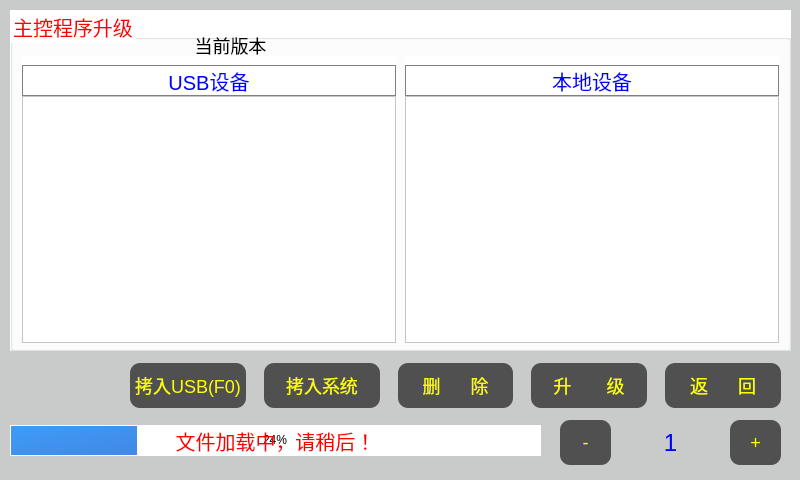
<?xml version="1.0" encoding="UTF-8"?>
<ui version="4.0">
 <class>controlUI</class>
 <widget class="QDialog" name="controlUI">
  <property name="geometry">
   <rect>
    <x>0</x>
    <y>0</y>
    <width>800</width>
    <height>480</height>
   </rect>
  </property>
  <property name="windowTitle">
   <string>Dialog</string>
  </property>
  <property name="styleSheet">
   <string notr="true">QWidget{
background-color: rgb(201, 202, 202);
}
QPushButton{
border-radius:10;
background-color: rgb(80, 80, 80);
font-size:18px;
color:rgb(255, 255, 0);
}
QPushButton::pressed{
background-color: rgb(120, 120, 120);
}</string>
  </property>
  <widget class="QGroupBox" name="groupBox">
   <property name="geometry">
    <rect>
     <x>10</x>
     <y>10</y>
     <width>781</width>
     <height>341</height>
    </rect>
   </property>
   <property name="styleSheet">
    <string notr="true">QGroupBox{background-color: rgb(255, 255, 255);font-size:20px;color:red;}</string>
   </property>
   <property name="title">
    <string>主控程序升级</string>
   </property>
   <layout class="QHBoxLayout" name="horizontalLayout">
    <property name="spacing">
     <number>9</number>
    </property>
    <property name="topMargin">
     <number>16</number>
    </property>
    <property name="bottomMargin">
     <number>5</number>
    </property>
    <item>
     <widget class="QWidget" name="widget_usb" native="true">
      <property name="styleSheet">
       <string notr="true">background-color: rgb(255, 255, 255);
font-size:20px;</string>
      </property>
      <layout class="QVBoxLayout" name="verticalLayout">
       <property name="spacing">
        <number>0</number>
       </property>
       <property name="leftMargin">
        <number>0</number>
       </property>
       <property name="rightMargin">
        <number>0</number>
       </property>
       <property name="bottomMargin">
        <number>0</number>
       </property>
       <item>
        <widget class="QPushButton" name="usbMesg_pb">
         <property name="minimumSize">
          <size>
           <width>0</width>
           <height>31</height>
          </size>
         </property>
         <property name="maximumSize">
          <size>
           <width>16777215</width>
           <height>31</height>
          </size>
         </property>
         <property name="styleSheet">
          <string notr="true">QPushButton{font-size:20px;color:blue;
border:1px solid gray;
border-radius:0px;}
QPushButton::checked{color:red;}</string>
         </property>
         <property name="text">
          <string>USB设备</string>
         </property>
         <property name="checkable">
          <bool>true</bool>
         </property>
         <property name="checked">
          <bool>false</bool>
         </property>
        </widget>
       </item>
       <item>
        <widget class="QTableWidget" name="USB_twd">
         <property name="font">
          <font>
           <pointsize>-1</pointsize>
          </font>
         </property>
         <property name="toolTip">
          <string>2</string>
         </property>
         <property name="styleSheet">
          <string notr="true"/>
         </property>
         <property name="alternatingRowColors">
          <bool>true</bool>
         </property>
         <property name="selectionMode">
          <enum>QAbstractItemView::SingleSelection</enum>
         </property>
        </widget>
       </item>
      </layout>
     </widget>
    </item>
    <item>
     <widget class="QWidget" name="widget_disk" native="true">
      <property name="styleSheet">
       <string notr="true">background-color: rgb(255, 255, 255);
font-size:20px;</string>
      </property>
      <layout class="QVBoxLayout" name="verticalLayout_2">
       <property name="spacing">
        <number>0</number>
       </property>
       <property name="leftMargin">
        <number>0</number>
       </property>
       <property name="rightMargin">
        <number>0</number>
       </property>
       <property name="bottomMargin">
        <number>0</number>
       </property>
       <item>
        <widget class="QPushButton" name="diskMesg_pb">
         <property name="minimumSize">
          <size>
           <width>0</width>
           <height>31</height>
          </size>
         </property>
         <property name="maximumSize">
          <size>
           <width>16777215</width>
           <height>31</height>
          </size>
         </property>
         <property name="styleSheet">
          <string notr="true">QPushButton{font-size:20px;color:blue;
border:1px solid gray;
border-radius:0px;}
QPushButton::checked{color:red;}</string>
         </property>
         <property name="text">
          <string>本地设备</string>
         </property>
         <property name="checkable">
          <bool>true</bool>
         </property>
         <property name="checked">
          <bool>false</bool>
         </property>
        </widget>
       </item>
       <item>
        <widget class="QTableWidget" name="DISK_twd">
         <property name="font">
          <font>
           <pointsize>-1</pointsize>
          </font>
         </property>
         <property name="toolTip">
          <string>1</string>
         </property>
         <property name="styleSheet">
          <string notr="true"/>
         </property>
         <property name="alternatingRowColors">
          <bool>true</bool>
         </property>
         <property name="selectionMode">
          <enum>QAbstractItemView::SingleSelection</enum>
         </property>
        </widget>
       </item>
      </layout>
     </widget>
    </item>
   </layout>
  </widget>
  <widget class="QProgressBar" name="progressBar">
   <property name="geometry">
    <rect>
     <x>10</x>
     <y>425</y>
     <width>531</width>
     <height>31</height>
    </rect>
   </property>
   <property name="styleSheet">
    <string notr="true">QProgressBar
{
border:1px solid white;
background-color:white;
color:black;
}
QProgressBar::chunk
{
	background-color: qlineargradient(spread:pad, x1:0, y1:0, x2:0.983146, y2:1, stop:0 rgba(61, 156, 245, 255), stop:1 rgba(66, 136, 232, 255));
}</string>
   </property>
   <property name="value">
    <number>24</number>
   </property>
   <property name="alignment">
    <set>Qt::AlignCenter</set>
   </property>
  </widget>
  <widget class="QLabel" name="info_pb">
   <property name="geometry">
    <rect>
     <x>280</x>
     <y>30</y>
     <width>241</width>
     <height>31</height>
    </rect>
   </property>
   <property name="styleSheet">
    <string notr="true">QLabel{background: transparent;font-size:18px;color:red;}</string>
   </property>
   <property name="text">
    <string/>
   </property>
  </widget>
  <widget class="QPushButton" name="vision_pb">
   <property name="geometry">
    <rect>
     <x>170</x>
     <y>30</y>
     <width>121</width>
     <height>31</height>
    </rect>
   </property>
   <property name="focusPolicy">
    <enum>Qt::NoFocus</enum>
   </property>
   <property name="styleSheet">
    <string notr="true">QPushButton{background: transparent;font-size:18px;color:black;border:noborder;}</string>
   </property>
   <property name="text">
    <string>当前版本</string>
   </property>
  </widget>
  <widget class="QWidget" name="layoutWidget">
   <property name="geometry">
    <rect>
     <x>130</x>
     <y>360</y>
     <width>651</width>
     <height>51</height>
    </rect>
   </property>
   <layout class="QHBoxLayout" name="horizontalLayout_2">
    <property name="spacing">
     <number>18</number>
    </property>
    <item>
     <widget class="QPushButton" name="copyToUSB_pb">
      <property name="sizePolicy">
       <sizepolicy hsizetype="Minimum" vsizetype="Preferred">
        <horstretch>0</horstretch>
        <verstretch>0</verstretch>
       </sizepolicy>
      </property>
      <property name="maximumSize">
       <size>
        <width>16777215</width>
        <height>45</height>
       </size>
      </property>
      <property name="text">
       <string>拷入USB(F0)</string>
      </property>
     </widget>
    </item>
    <item>
     <widget class="QPushButton" name="copyToDISK_pb">
      <property name="sizePolicy">
       <sizepolicy hsizetype="Minimum" vsizetype="Preferred">
        <horstretch>0</horstretch>
        <verstretch>0</verstretch>
       </sizepolicy>
      </property>
      <property name="maximumSize">
       <size>
        <width>16777215</width>
        <height>45</height>
       </size>
      </property>
      <property name="text">
       <string>拷入系统</string>
      </property>
     </widget>
    </item>
    <item>
     <widget class="QPushButton" name="delete_pb">
      <property name="sizePolicy">
       <sizepolicy hsizetype="Minimum" vsizetype="Preferred">
        <horstretch>0</horstretch>
        <verstretch>0</verstretch>
       </sizepolicy>
      </property>
      <property name="maximumSize">
       <size>
        <width>16777215</width>
        <height>45</height>
       </size>
      </property>
      <property name="text">
       <string>删      除</string>
      </property>
     </widget>
    </item>
    <item>
     <widget class="QPushButton" name="programUpdate_pb">
      <property name="enabled">
       <bool>true</bool>
      </property>
      <property name="sizePolicy">
       <sizepolicy hsizetype="Minimum" vsizetype="Preferred">
        <horstretch>0</horstretch>
        <verstretch>0</verstretch>
       </sizepolicy>
      </property>
      <property name="maximumSize">
       <size>
        <width>16777215</width>
        <height>45</height>
       </size>
      </property>
      <property name="text">
       <string>升       级</string>
      </property>
     </widget>
    </item>
    <item>
     <widget class="QPushButton" name="pushButton_4">
      <property name="sizePolicy">
       <sizepolicy hsizetype="Minimum" vsizetype="Preferred">
        <horstretch>0</horstretch>
        <verstretch>0</verstretch>
       </sizepolicy>
      </property>
      <property name="maximumSize">
       <size>
        <width>16777215</width>
        <height>45</height>
       </size>
      </property>
      <property name="text">
       <string>返      回</string>
      </property>
     </widget>
    </item>
   </layout>
  </widget>
  <widget class="QLabel" name="label_tips">
   <property name="geometry">
    <rect>
     <x>10</x>
     <y>425</y>
     <width>531</width>
     <height>31</height>
    </rect>
   </property>
   <property name="styleSheet">
    <string notr="true">font-size:20px;
color:red;
background-color:transparent;</string>
   </property>
   <property name="text">
    <string>文件加载中，请稍后！</string>
   </property>
   <property name="alignment">
    <set>Qt::AlignCenter</set>
   </property>
  </widget>
  <widget class="QPushButton" name="pushbutton_add">
   <property name="geometry">
    <rect>
     <x>730</x>
     <y>420</y>
     <width>51</width>
     <height>45</height>
    </rect>
   </property>
   <property name="text">
    <string>+</string>
   </property>
  </widget>
  <widget class="QPushButton" name="pushbutton_sub">
   <property name="geometry">
    <rect>
     <x>560</x>
     <y>420</y>
     <width>51</width>
     <height>45</height>
    </rect>
   </property>
   <property name="text">
    <string>-</string>
   </property>
  </widget>
  <widget class="QLabel" name="label_feeder">
   <property name="geometry">
    <rect>
     <x>620</x>
     <y>420</y>
     <width>101</width>
     <height>45</height>
    </rect>
   </property>
   <property name="styleSheet">
    <string notr="true">font-size:24px;
color:blue;</string>
   </property>
   <property name="text">
    <string>1</string>
   </property>
   <property name="alignment">
    <set>Qt::AlignCenter</set>
   </property>
  </widget>
 </widget>
 <resources/>
 <connections/>
</ui>
